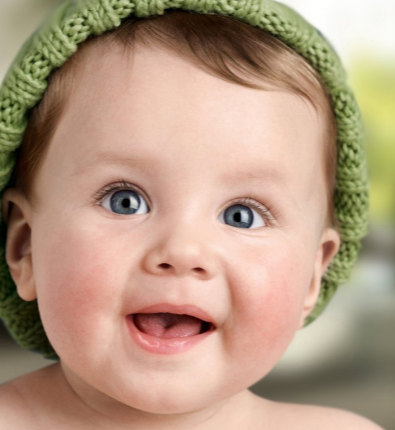
#> input picture py-process/assets/images/smile.png, 395 x 430 px
$ python contrast.py
#> lines starting #> are read from the running program, lines starting #| are printed output that depends on the picture
import cv2
import math as m

"""
    Script for calc the contrast of an image
"""


"""
    This function read an image
"""
def readi(path, typer = "color"):
#> called with path = '../../assets/images/smile.png', typer = 'gray'
    if typer == "color":
        return cv2.imread(path, 1)
    elif typer == "gray":
        return cv2.imread(path, 0)
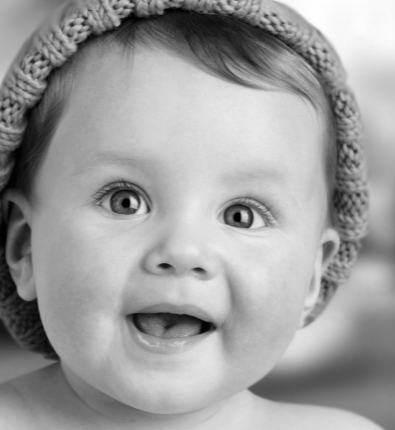
#> returned value: shape (430, 395); min 0, max 254, mean 158


def brightness(img):
    dimy, dimx = img.shape[1], img.shape[0]
#> dimy = 395; dimx = 430
    bright = 0
    for i in range(dimx):
        for j in range(dimy):
            bright  +=  img[i,j]
#> after the loop, bright = 26844103
    return bright/(dimx*dimy)


def contrast(img, bright):
#> called with bright = 158
    dimy, dimx = img.shape[1], img.shape[0]
#> dimy = 395; dimx = 430
    cont = 0
    for x in range(dimx):
        for y in range(dimy):
            cont += (img[x,y] - bright) ** 2
#> after the loop, cont = 521954264.5

    return m.sqrt(cont/(dimx*dimy))

if __name__ == "__main__":
    img = readi("../../assets/images/smile.png", "gray")

    co= contrast(img,brightness(img))
#> co = 55.43
    print("The contrast is %d"%co )
#| The contrast is 55
